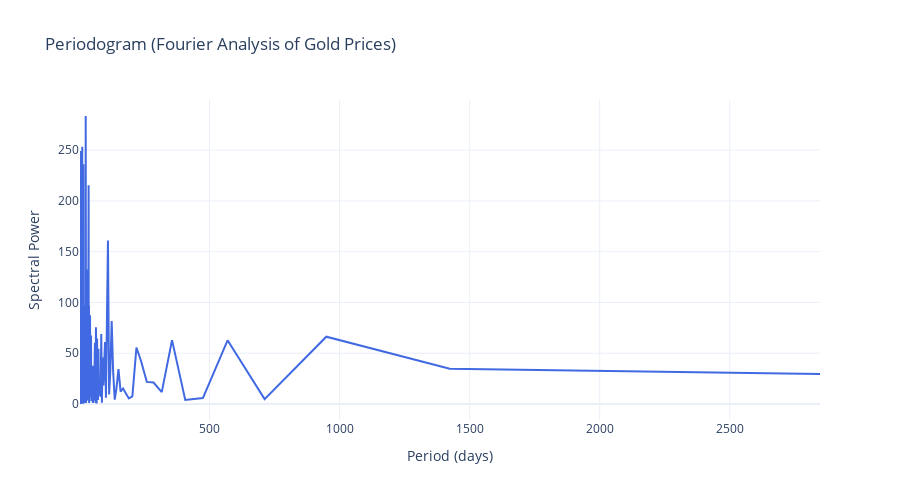

Notebook source saved alongside this figure:
### Code cell
periods = 1 / frequencies

# Create Plotly interactive figure
fig = go.Figure()

fig.add_trace(go.Scatter(
    x=periods,
    y=power,
    mode='lines',
    name='Spectral Power',
    line=dict(color='royalblue')
))

# Update layout
fig.update_layout(
    title='Periodogram (Fourier Analysis of Gold Prices)',
    xaxis_title='Period (days)',
    yaxis_title='Spectral Power',
    xaxis=dict(type='linear'),
    template='plotly_white',
    hovermode='x unified',
    width=900,
    height=500
)

fig.show()

### Figure 1 — Plotly figure (JSON) as saved in the notebook; plotly's stock layout.template omitted (floating-point values rounded to 4 significant figures; data arrays with more than 128 entries replaced by an {"elided": "..."} marker saying what was removed)
{"data": [{"line": {"color": "royalblue"}, "mode": "lines", "name": "Spectral Power", "type": "scatter", "x": {"elided": "1423 float values"}, "y": {"elided": "1423 float values"}}], "layout": {"height": 500, "hovermode": "x unified", "title": {"text": "Periodogram (Fourier Analysis of Gold Prices)"}, "width": 900, "xaxis": {"title": {"text": "Period (days)"}, "type": "linear"}, "yaxis": {"title": {"text": "Spectral Power"}}}}
